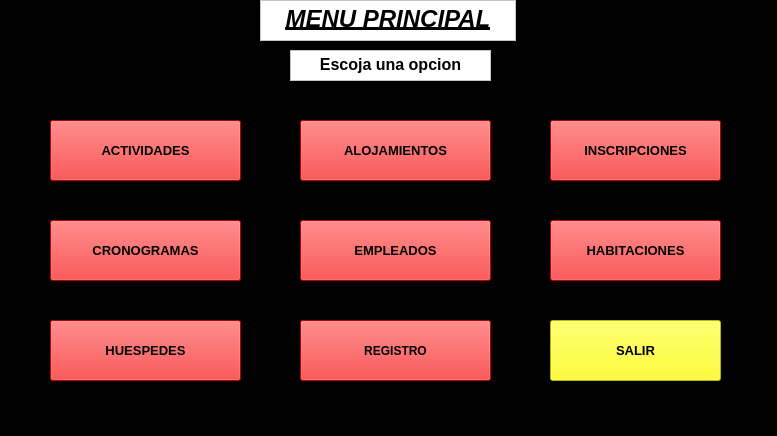
<?xml version="1.0" encoding="UTF-8"?>
<ui version="4.0">
 <class>mainWindow</class>
 <widget class="QMainWindow" name="mainWindow">
  <property name="geometry">
   <rect>
    <x>0</x>
    <y>0</y>
    <width>777</width>
    <height>436</height>
   </rect>
  </property>
  <property name="windowTitle">
   <string>MainWindow</string>
  </property>
  <property name="styleSheet">
   <string notr="true">background-color: rgb(0, 0, 0);</string>
  </property>
  <widget class="QWidget" name="centralwidget">
   <widget class="QTextBrowser" name="textBrowser">
    <property name="geometry">
     <rect>
      <x>260</x>
      <y>0</y>
      <width>256</width>
      <height>41</height>
     </rect>
    </property>
    <property name="styleSheet">
     <string notr="true">background-color: rgb(255, 255, 255);</string>
    </property>
    <property name="html">
     <string>&lt;!DOCTYPE HTML PUBLIC &quot;-//W3C//DTD HTML 4.0//EN&quot; &quot;http://www.w3.org/TR/REC-html40/strict.dtd&quot;&gt;
&lt;html&gt;&lt;head&gt;&lt;meta name=&quot;qrichtext&quot; content=&quot;1&quot; /&gt;&lt;style type=&quot;text/css&quot;&gt;
p, li { white-space: pre-wrap; }
&lt;/style&gt;&lt;/head&gt;&lt;body style=&quot; font-family:'MS Shell Dlg 2'; font-size:8.25pt; font-weight:400; font-style:normal;&quot;&gt;
&lt;p align=&quot;center&quot; style=&quot; margin-top:0px; margin-bottom:0px; margin-left:0px; margin-right:0px; -qt-block-indent:0; text-indent:0px;&quot;&gt;&lt;span style=&quot; font-size:18pt; font-weight:600; font-style:italic; text-decoration: underline;&quot;&gt;MENU PRINCIPAL&lt;/span&gt;&lt;/p&gt;&lt;/body&gt;&lt;/html&gt;</string>
    </property>
   </widget>
   <widget class="QPushButton" name="buttonActivities">
    <property name="geometry">
     <rect>
      <x>50</x>
      <y>120</y>
      <width>191</width>
      <height>61</height>
     </rect>
    </property>
    <property name="font">
     <font>
      <pointsize>10</pointsize>
      <weight>75</weight>
      <bold>true</bold>
     </font>
    </property>
    <property name="styleSheet">
     <string notr="true">background-color: rgb(255, 0, 0);</string>
    </property>
    <property name="text">
     <string>ACTIVIDADES</string>
    </property>
   </widget>
   <widget class="QPushButton" name="buttonPlaces">
    <property name="geometry">
     <rect>
      <x>300</x>
      <y>120</y>
      <width>191</width>
      <height>61</height>
     </rect>
    </property>
    <property name="font">
     <font>
      <pointsize>10</pointsize>
      <weight>75</weight>
      <bold>true</bold>
     </font>
    </property>
    <property name="styleSheet">
     <string notr="true">background-color: rgb(255, 0, 0);</string>
    </property>
    <property name="text">
     <string>ALOJAMIENTOS</string>
    </property>
   </widget>
   <widget class="QPushButton" name="buttonInscriptions">
    <property name="geometry">
     <rect>
      <x>550</x>
      <y>120</y>
      <width>171</width>
      <height>61</height>
     </rect>
    </property>
    <property name="font">
     <font>
      <pointsize>10</pointsize>
      <weight>75</weight>
      <bold>true</bold>
     </font>
    </property>
    <property name="styleSheet">
     <string notr="true">background-color: rgb(255, 0, 0);</string>
    </property>
    <property name="text">
     <string>INSCRIPCIONES</string>
    </property>
   </widget>
   <widget class="QPushButton" name="buttonSchedules">
    <property name="geometry">
     <rect>
      <x>50</x>
      <y>220</y>
      <width>191</width>
      <height>61</height>
     </rect>
    </property>
    <property name="font">
     <font>
      <pointsize>10</pointsize>
      <weight>75</weight>
      <bold>true</bold>
     </font>
    </property>
    <property name="styleSheet">
     <string notr="true">background-color: rgb(255, 0, 0);</string>
    </property>
    <property name="text">
     <string>CRONOGRAMAS</string>
    </property>
   </widget>
   <widget class="QPushButton" name="buttonEmployes">
    <property name="geometry">
     <rect>
      <x>300</x>
      <y>220</y>
      <width>191</width>
      <height>61</height>
     </rect>
    </property>
    <property name="font">
     <font>
      <pointsize>10</pointsize>
      <weight>75</weight>
      <bold>true</bold>
     </font>
    </property>
    <property name="styleSheet">
     <string notr="true">background-color: rgb(255, 0, 0);</string>
    </property>
    <property name="text">
     <string>EMPLEADOS</string>
    </property>
   </widget>
   <widget class="QPushButton" name="buttonRooms">
    <property name="geometry">
     <rect>
      <x>550</x>
      <y>220</y>
      <width>171</width>
      <height>61</height>
     </rect>
    </property>
    <property name="font">
     <font>
      <pointsize>10</pointsize>
      <weight>75</weight>
      <bold>true</bold>
     </font>
    </property>
    <property name="styleSheet">
     <string notr="true">background-color: rgb(255, 0, 0);</string>
    </property>
    <property name="text">
     <string>HABITACIONES</string>
    </property>
   </widget>
   <widget class="QPushButton" name="buttonPeople">
    <property name="geometry">
     <rect>
      <x>50</x>
      <y>320</y>
      <width>191</width>
      <height>61</height>
     </rect>
    </property>
    <property name="font">
     <font>
      <pointsize>10</pointsize>
      <weight>75</weight>
      <bold>true</bold>
     </font>
    </property>
    <property name="styleSheet">
     <string notr="true">background-color: rgb(255, 0, 0);</string>
    </property>
    <property name="text">
     <string>HUESPEDES</string>
    </property>
   </widget>
   <widget class="QPushButton" name="buttonExit">
    <property name="geometry">
     <rect>
      <x>550</x>
      <y>320</y>
      <width>171</width>
      <height>61</height>
     </rect>
    </property>
    <property name="font">
     <font>
      <pointsize>10</pointsize>
      <weight>75</weight>
      <bold>true</bold>
     </font>
    </property>
    <property name="styleSheet">
     <string notr="true">background-color: rgb(255, 255, 0);</string>
    </property>
    <property name="text">
     <string>SALIR</string>
    </property>
   </widget>
   <widget class="QTextBrowser" name="textBrowser_2">
    <property name="geometry">
     <rect>
      <x>290</x>
      <y>50</y>
      <width>201</width>
      <height>31</height>
     </rect>
    </property>
    <property name="styleSheet">
     <string notr="true">background-color: rgb(255, 255, 255);</string>
    </property>
    <property name="html">
     <string>&lt;!DOCTYPE HTML PUBLIC &quot;-//W3C//DTD HTML 4.0//EN&quot; &quot;http://www.w3.org/TR/REC-html40/strict.dtd&quot;&gt;
&lt;html&gt;&lt;head&gt;&lt;meta name=&quot;qrichtext&quot; content=&quot;1&quot; /&gt;&lt;style type=&quot;text/css&quot;&gt;
p, li { white-space: pre-wrap; }
&lt;/style&gt;&lt;/head&gt;&lt;body style=&quot; font-family:'MS Shell Dlg 2'; font-size:8.25pt; font-weight:400; font-style:normal;&quot;&gt;
&lt;p align=&quot;center&quot; style=&quot; margin-top:0px; margin-bottom:0px; margin-left:0px; margin-right:0px; -qt-block-indent:0; text-indent:0px;&quot;&gt;&lt;span style=&quot; font-size:12pt; font-weight:600;&quot;&gt;Escoja una opcion&lt;/span&gt;&lt;/p&gt;&lt;/body&gt;&lt;/html&gt;</string>
    </property>
   </widget>
   <widget class="QPushButton" name="buttonRegisters">
    <property name="geometry">
     <rect>
      <x>300</x>
      <y>320</y>
      <width>191</width>
      <height>61</height>
     </rect>
    </property>
    <property name="font">
     <font>
      <weight>75</weight>
      <bold>true</bold>
     </font>
    </property>
    <property name="styleSheet">
     <string notr="true">background-color: rgb(255, 0, 0);</string>
    </property>
    <property name="text">
     <string>REGISTRO</string>
    </property>
   </widget>
  </widget>
  <widget class="QMenuBar" name="menubar">
   <property name="geometry">
    <rect>
     <x>0</x>
     <y>0</y>
     <width>777</width>
     <height>21</height>
    </rect>
   </property>
  </widget>
  <widget class="QStatusBar" name="statusbar"/>
 </widget>
 <resources/>
 <connections/>
</ui>
